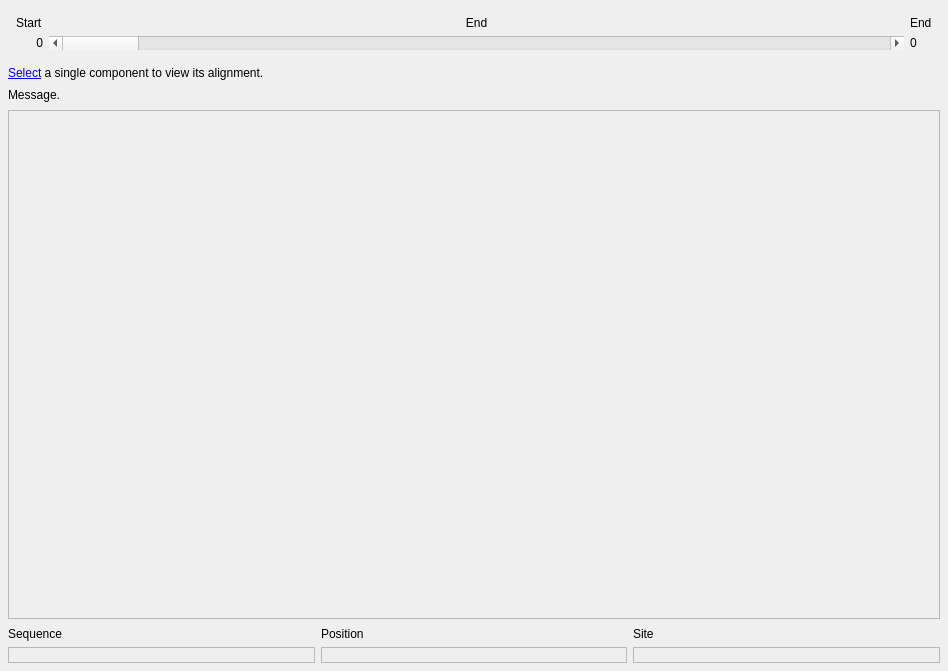
<?xml version="1.0" encoding="UTF-8"?>
<ui version="4.0">
 <class>Dialog</class>
 <widget class="QDialog" name="Dialog">
  <property name="geometry">
   <rect>
    <x>0</x>
    <y>0</y>
    <width>948</width>
    <height>671</height>
   </rect>
  </property>
  <property name="windowTitle">
   <string>Dialog</string>
  </property>
  <layout class="QVBoxLayout" name="verticalLayout">
   <property name="spacing">
    <number>8</number>
   </property>
   <property name="leftMargin">
    <number>8</number>
   </property>
   <property name="topMargin">
    <number>8</number>
   </property>
   <property name="rightMargin">
    <number>8</number>
   </property>
   <property name="bottomMargin">
    <number>8</number>
   </property>
   <item>
    <widget class="QFrame" name="FRA_TOOLBAR">
     <layout class="QHBoxLayout" name="horizontalLayout_3">
      <property name="leftMargin">
       <number>8</number>
      </property>
      <property name="topMargin">
       <number>8</number>
      </property>
      <property name="rightMargin">
       <number>8</number>
      </property>
      <property name="bottomMargin">
       <number>8</number>
      </property>
      <item>
       <layout class="QGridLayout" name="gridLayout_2">
        <item row="1" column="0">
         <widget class="QLabel" name="LBL_POSITION_START">
          <property name="text">
           <string>0</string>
          </property>
          <property name="alignment">
           <set>Qt::AlignRight|Qt::AlignTrailing|Qt::AlignVCenter</set>
          </property>
         </widget>
        </item>
        <item row="1" column="1">
         <widget class="QScrollBar" name="SCR_MAIN">
          <property name="sizePolicy">
           <sizepolicy hsizetype="Expanding" vsizetype="Fixed">
            <horstretch>0</horstretch>
            <verstretch>0</verstretch>
           </sizepolicy>
          </property>
          <property name="orientation">
           <enum>Qt::Horizontal</enum>
          </property>
         </widget>
        </item>
        <item row="1" column="2">
         <widget class="QLabel" name="LBL_POSITION_END">
          <property name="text">
           <string>0</string>
          </property>
         </widget>
        </item>
        <item row="0" column="0">
         <widget class="QLabel" name="LBL_POSITION_START_2">
          <property name="sizePolicy">
           <sizepolicy hsizetype="Preferred" vsizetype="Fixed">
            <horstretch>0</horstretch>
            <verstretch>0</verstretch>
           </sizepolicy>
          </property>
          <property name="text">
           <string>Start</string>
          </property>
         </widget>
        </item>
        <item row="0" column="2">
         <widget class="QLabel" name="LBL_POSITION_START_3">
          <property name="sizePolicy">
           <sizepolicy hsizetype="Preferred" vsizetype="Fixed">
            <horstretch>0</horstretch>
            <verstretch>0</verstretch>
           </sizepolicy>
          </property>
          <property name="text">
           <string>End</string>
          </property>
         </widget>
        </item>
        <item row="0" column="1">
         <widget class="QLabel" name="LBL_SCRPOS">
          <property name="sizePolicy">
           <sizepolicy hsizetype="Preferred" vsizetype="Fixed">
            <horstretch>0</horstretch>
            <verstretch>0</verstretch>
           </sizepolicy>
          </property>
          <property name="text">
           <string>End</string>
          </property>
          <property name="alignment">
           <set>Qt::AlignCenter</set>
          </property>
         </widget>
        </item>
       </layout>
      </item>
     </layout>
    </widget>
   </item>
   <item>
    <widget class="QLabel" name="LBL_SELECTION_WARNING">
     <property name="text">
      <string>&lt;a href=&quot;action:show_selection&quot;&gt;Select&lt;/a&gt; a single component to view its alignment.</string>
     </property>
     <property name="style" stdset="0">
      <string>warning</string>
     </property>
    </widget>
   </item>
   <item>
    <widget class="QLabel" name="LBL_ERROR">
     <property name="text">
      <string>Message.</string>
     </property>
     <property name="style" stdset="0">
      <string>warning</string>
     </property>
    </widget>
   </item>
   <item>
    <widget class="QScrollArea" name="scrollArea">
     <property name="horizontalScrollBarPolicy">
      <enum>Qt::ScrollBarAlwaysOff</enum>
     </property>
     <property name="widgetResizable">
      <bool>true</bool>
     </property>
     <widget class="QWidget" name="scrollAreaWidgetContents">
      <property name="geometry">
       <rect>
        <x>0</x>
        <y>0</y>
        <width>930</width>
        <height>487</height>
       </rect>
      </property>
      <layout class="QGridLayout" name="GRID_MAIN">
       <property name="leftMargin">
        <number>0</number>
       </property>
       <property name="topMargin">
        <number>0</number>
       </property>
       <property name="rightMargin">
        <number>0</number>
       </property>
       <property name="bottomMargin">
        <number>0</number>
       </property>
       <property name="spacing">
        <number>0</number>
       </property>
      </layout>
     </widget>
    </widget>
   </item>
   <item>
    <widget class="QFrame" name="frame_2">
     <property name="frameShape">
      <enum>QFrame::NoFrame</enum>
     </property>
     <property name="frameShadow">
      <enum>QFrame::Raised</enum>
     </property>
     <layout class="QGridLayout" name="gridLayout">
      <property name="leftMargin">
       <number>0</number>
      </property>
      <property name="topMargin">
       <number>0</number>
      </property>
      <property name="rightMargin">
       <number>0</number>
      </property>
      <property name="bottomMargin">
       <number>0</number>
      </property>
      <item row="1" column="1">
       <widget class="QLabel" name="LBL_POSITION">
        <property name="frameShape">
         <enum>QFrame::StyledPanel</enum>
        </property>
        <property name="text">
         <string/>
        </property>
       </widget>
      </item>
      <item row="0" column="1">
       <widget class="QLabel" name="LBL_INFO_3">
        <property name="text">
         <string>Position</string>
        </property>
       </widget>
      </item>
      <item row="0" column="0">
       <widget class="QLabel" name="LBL_INFO_2">
        <property name="text">
         <string>Sequence</string>
        </property>
       </widget>
      </item>
      <item row="1" column="0">
       <widget class="QLabel" name="LBL_SEQUENCE">
        <property name="frameShape">
         <enum>QFrame::StyledPanel</enum>
        </property>
        <property name="text">
         <string/>
        </property>
       </widget>
      </item>
      <item row="0" column="2">
       <widget class="QLabel" name="LBL_INFO_5">
        <property name="text">
         <string>Site</string>
        </property>
       </widget>
      </item>
      <item row="1" column="2">
       <widget class="QLabel" name="LBL_SITE">
        <property name="frameShape">
         <enum>QFrame::StyledPanel</enum>
        </property>
        <property name="text">
         <string/>
        </property>
       </widget>
      </item>
     </layout>
    </widget>
   </item>
  </layout>
 </widget>
 <resources>
  <include location="../resources/resources.qrc"/>
  <include location="../resources/resources.qrc"/>
 </resources>
 <connections/>
</ui>
